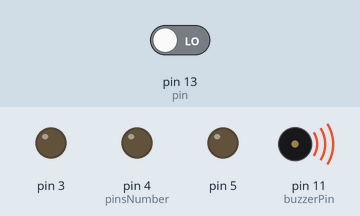
Simulated run of this sketch. Board: Arduino Uno, built with avr-gcc and run on an emulated ATmega328P. Parts: output pins drawn as LEDs (lit = HIGH), buzzer (waves = sounding, pin HIGH). Dashed ring = blinking. The test bench sets the inputs (shaded band); at power-on: pin 13 (pin) LOW. Pins used as bus, display or sensor lines are not drawn.

Above: at 1.2 s.
1.3 s: pin 13 (pin) driven HIGH
At 1.45 s:
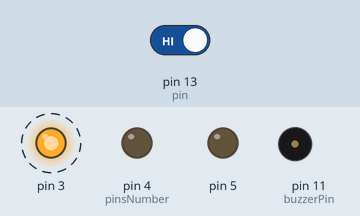
At 2.05 s:
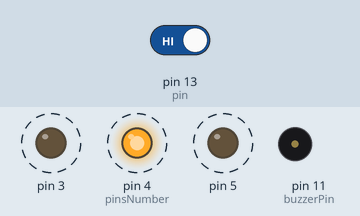
4.3 s: pin 13 (pin) driven LOW
At 5.1 s:
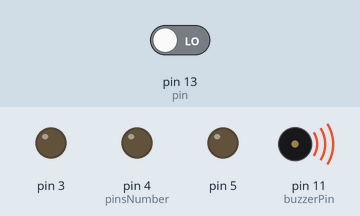
Timing chart, 0 to 7.3 s (numbered marks = the images above; inputs shaded):
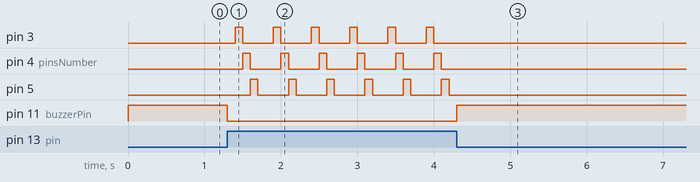

Measured:
- after the input at 1.3 s, pin 3: alternates HIGH for 0.10 s and LOW for 0.40 s, starting after 0.10 s; pin 4 (pinsNumber): alternates HIGH for 0.10 s and LOW for 0.40 s, starting after 0.20 s; pin 5: alternates HIGH for 0.10 s and LOW for 0.40 s, starting after 0.30 s; pin 11 (buzzerPin): HIGH → LOW at once
- after the input at 4.3 s, pin 3, pin 4 (pinsNumber), pin 5: stops changing and stays LOW; pin 11 (buzzerPin): LOW → HIGH at once

The sketch:

Buzzer.ino
```cpp
int firstPin = 2;
int pinsNumber = 4;

int buzzerPin = 11;
int pin = 13;

void setup() {

  pinMode(pin, INPUT);

  for(int i = firstPin; i < firstPin+pinsNumber; i++)
    pinMode(i, OUTPUT);

  pinMode(buzzerPin, OUTPUT);
  digitalWrite(buzzerPin, HIGH);
}

void loop() {

  int buttonState = digitalRead(pin);

  if(buttonState == HIGH) {
     digitalWrite(buzzerPin, LOW);
     loupiottes();
  }
  else
    digitalWrite(buzzerPin, HIGH);
}

void loupiottes() {

  digitalWrite(firstPin, HIGH);
  delay(100);

  for(int i = firstPin; i < firstPin+pinsNumber -1; i++) {
    digitalWrite(i, LOW);
    digitalWrite(i+1, HIGH);
    delay(100);
  }

  digitalWrite(firstPin+pinsNumber-1, LOW);

  delay(100);

}
```
